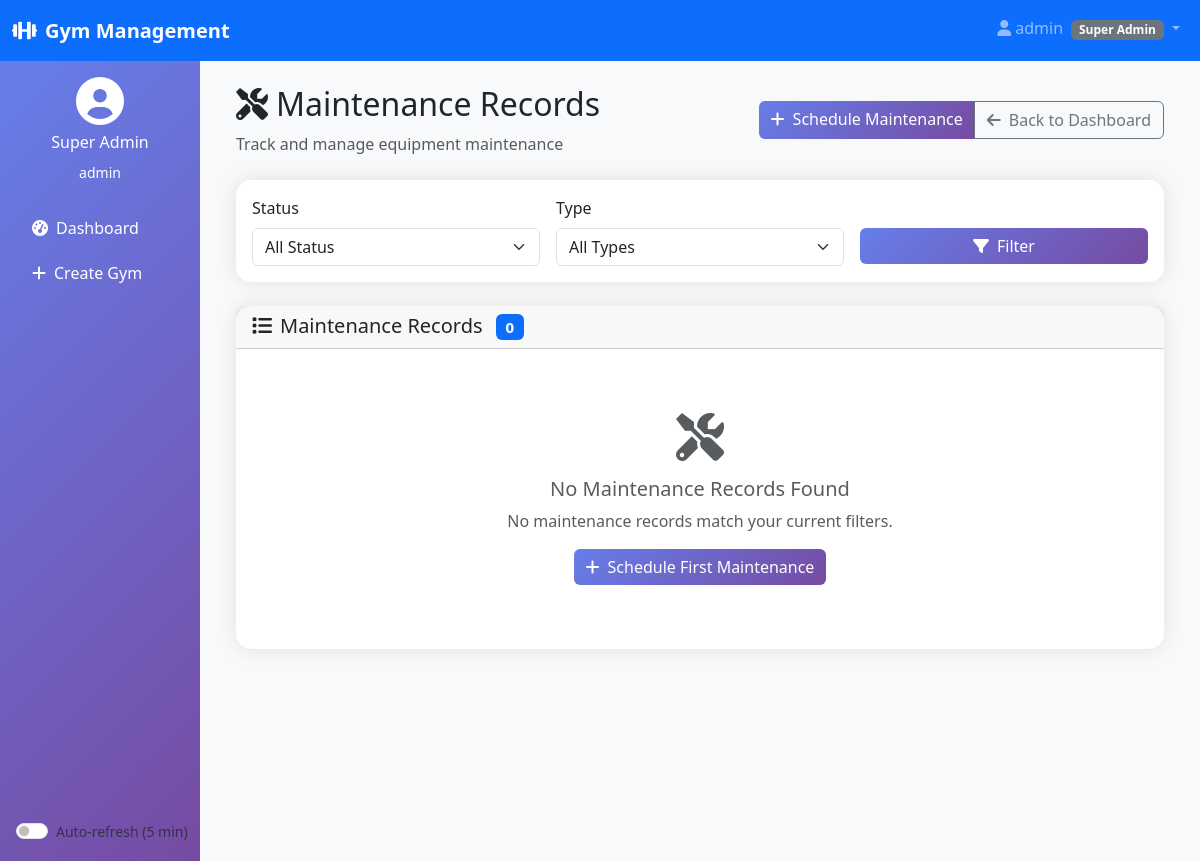
The app's page /inventory/maintenance/11/ (signed in), older data.
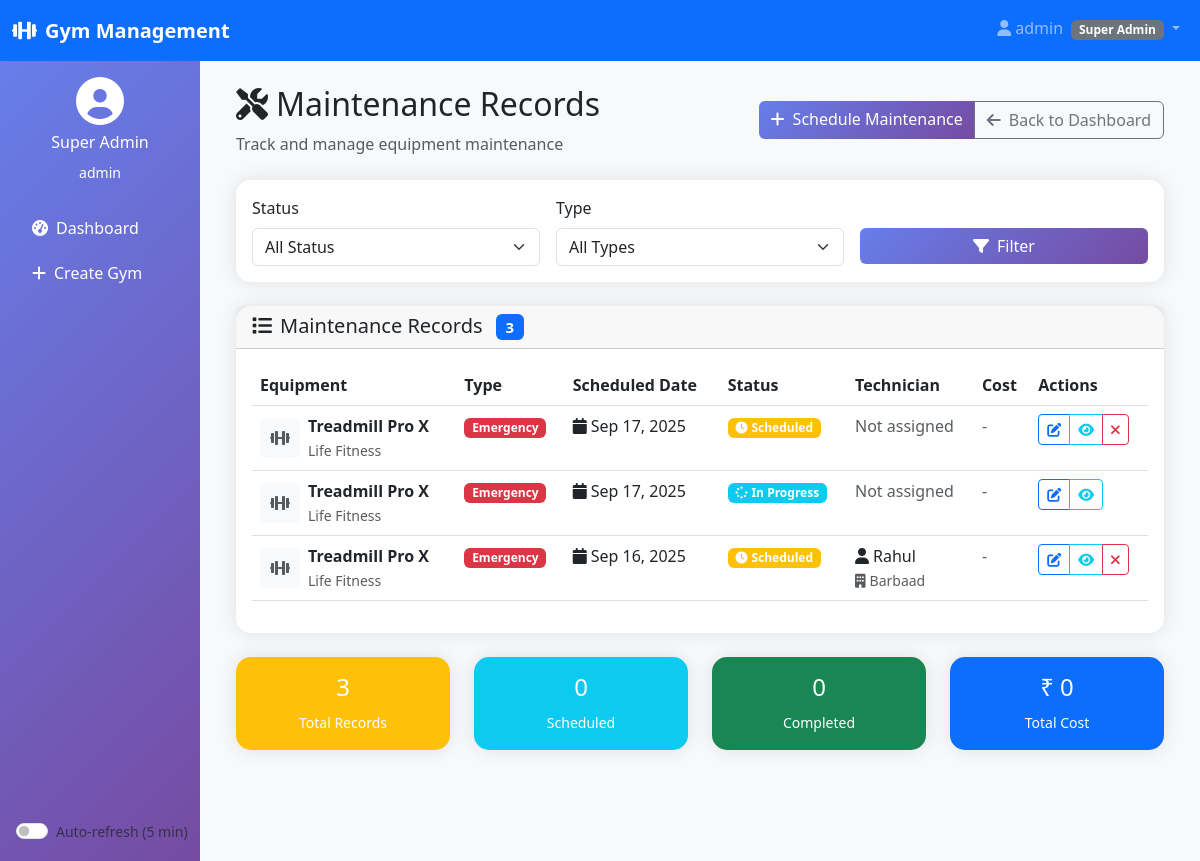
The same page, newer data.
### inventory_management/models.py (models this page shows, shortened)
class MaintenanceRecord(models.Model):
    MAINTENANCE_TYPE_CHOICES = [
        ('preventive', 'Preventive Maintenance'),
        ('corrective', 'Corrective Maintenance'),
        ('emergency', 'Emergency Repair'),
        ('inspection', 'Inspection'),
        ('calibration', 'Calibration'),
    ]
    STATUS_CHOICES = [
        ('scheduled', 'Scheduled'),
        ('in_progress', 'In Progress'),
        ('completed', 'Completed'),
        ('cancelled', 'Cancelled'),
    ]
    equipment = models.ForeignKey(Equipment, on_delete=models.CASCADE, related_name='maintenance_records')
    maintenance_type = models.CharField(max_length=20, choices=MAINTENANCE_TYPE_CHOICES)
    scheduled_date = models.DateField()
    actual_date = models.DateField(null=True, blank=True)
    status = models.CharField(max_length=20, choices=STATUS_CHOICES, default='scheduled')
    description = models.TextField()
    work_performed = models.TextField(blank=True)
    parts_replaced = models.TextField(blank=True)
    technician_name = models.CharField(max_length=100, blank=True)
    vendor = models.ForeignKey(Vendor, on_delete=models.SET_NULL, null=True, blank=True)
    labor_cost = models.DecimalField(max_digits=10, decimal_places=2, default=0)
    parts_cost = models.DecimalField(max_digits=10, decimal_places=2, default=0)
    total_cost = models.DecimalField(max_digits=10, decimal_places=2, default=0)
    next_maintenance_due = models.DateField(null=True, blank=True)
    downtime_hours = models.DecimalField(max_digits=6, decimal_places=2, default=0, help_text="Equipment downtime in hours")
    notes = models.TextField(blank=True)
    before_images = models.ImageField(upload_to='maintenance_images/', blank=True, null=True)
    after_images = models.ImageField(upload_to='maintenance_images/', blank=True, null=True)
    created_at = models.DateTimeField(auto_now_add=True)
    updated_at = models.DateTimeField(auto_now=True)
    created_by = models.ForeignKey(settings.AUTH_USER_MODEL, on_delete=models.SET_NULL, null=True)
    class Meta:
        ordering = ['-scheduled_date']

class Equipment(models.Model):
    EQUIPMENT_STATUS_CHOICES = [
        ('working', 'Working'),
        ('maintenance', 'Under Maintenance'),
        ('repair', 'Under Repair'),
        ('out_of_order', 'Out of Order'),
        ('disposed', 'Disposed'),
    ]
    CONDITION_CHOICES = [
        ('excellent', 'Excellent'),
        ('good', 'Good'),
        ('fair', 'Fair'),
        ('poor', 'Poor'),
        ('critical', 'Critical'),
    ]
    name = models.CharField(max_length=100)
    category = models.ForeignKey(EquipmentCategory, on_delete=models.CASCADE, related_name='equipment')
    brand = models.CharField(max_length=100)
    model_number = models.CharField(max_length=100, blank=True)
    serial_number = models.CharField(max_length=100, unique=True)
    gym = models.ForeignKey('multiple_gym.Gym', on_delete=models.CASCADE, related_name='equipment')
    vendor = models.ForeignKey(Vendor, on_delete=models.SET_NULL, null=True, blank=True)
    purchase_date = models.DateField()
    purchase_price = models.DecimalField(max_digits=10, decimal_places=2)
    invoice_number = models.CharField(max_length=100, blank=True)
    warranty_period_months = models.IntegerField(default=12)
    warranty_start_date = models.DateField()
    warranty_end_date = models.DateField(null=True, blank=True)
    status = models.CharField(max_length=20, choices=EQUIPMENT_STATUS_CHOICES, default='working')
    condition = models.CharField(max_length=20, choices=CONDITION_CHOICES, default='excellent')
    location = models.CharField(max_length=100, help_text="Location within gym")
    last_maintenance_date = models.DateField(null=True, blank=True)
    next_maintenance_date = models.DateField(null=True, blank=True)
    maintenance_frequency_days = models.IntegerField(default=90, help_text="Maintenance frequency in days")
    depreciation_rate = models.DecimalField(
        max_digits=5,
        decimal_places=2,
        default=10.00,
        help_text="Annual depreciation rate as percentage"
    )
    specifications = models.TextField(blank=True, help_text="Technical specifications")
    notes = models.TextField(blank=True)
    image = models.ImageField(upload_to='equipment_images/', blank=True, null=True)
    is_active = models.BooleanField(default=True)
    created_at = models.DateTimeField(auto_now_add=True)
    updated_at = models.DateTimeField(auto_now=True)
    created_by = models.ForeignKey(settings.AUTH_USER_MODEL, on_delete=models.SET_NULL, null=True)
    class Meta:
        ordering = ['-created_at']
        unique_together = ['serial_number', 'gym']

class Vendor(models.Model):
    name = models.CharField(max_length=100)
    contact_person = models.CharField(max_length=100, blank=True)
    email = models.EmailField(blank=True)
    phone = models.CharField(max_length=15)
    alternate_phone = models.CharField(max_length=15, blank=True)
    address = models.TextField()
    city = models.CharField(max_length=50)
    state = models.CharField(max_length=50)
    pincode = models.CharField(max_length=10)
    gst_number = models.CharField(max_length=20, blank=True)
    pan_number = models.CharField(max_length=10, blank=True)
    rating = models.IntegerField(
        default=5,
        validators=[MinValueValidator(1), MaxValueValidator(5)],
        help_text="Rating out of 5"
    )
    notes = models.TextField(blank=True)
    is_active = models.BooleanField(default=True)
    created_at = models.DateTimeField(auto_now_add=True)
    updated_at = models.DateTimeField(auto_now=True)
    class Meta:
        ordering = ['name']

### inventory_management/views.py (the view)
# urls.py: path('maintenance/<int:gym_id>/', views.maintenance_list, name='maintenance_list'),
@login_required
def maintenance_list(request, gym_id=None):
    maintenance_records = MaintenanceRecord.objects.filter(
        equipment__gym=str(gym_id)
    ).order_by("-scheduled_date")
    status_filter = request.GET.get("status")
    if status_filter:
        maintenance_records = maintenance_records.filter(status=status_filter)
    type_filter = request.GET.get("type")
    if type_filter:
        maintenance_records = maintenance_records.filter(maintenance_type=type_filter)
    context = {
        "maintenance_records": maintenance_records,
        "gym_id": gym_id,
        "status_filter": status_filter,
        "type_filter": type_filter,
    }
    return render(request, "inventory_management/maintenance_list.html", context)

### templates/inventory_management/maintenance_list.html (shortened to what the changed rows need)
{% extends 'multiple_gym/base.html' %}
{% load static %}
{% block content %}
<div class="d-flex justify-content-between align-items-center mb-4">
    <div>
        <h2><i class="fas fa-tools me-2"></i>Maintenance Records</h2>
    </div>
</div>
<div class="card">
    <div class="card-header">
        <h5 class="card-title mb-0">
            <i class="fas fa-list me-2"></i>Maintenance Records
            <span class="badge bg-primary ms-2">{{ maintenance_records|length }}</span>
        </h5>
    </div>
    <div class="card-body">
        {% if maintenance_records %}
        <div class="table-responsive">
            <table class="table table-hover">
                <thead>
                    <tr>
                        <th>Equipment</th>
                        <th>Type</th>
                        <th>Scheduled Date</th>
                        <th>Status</th>
                        <th>Technician</th>
                        <th>Cost</th>
                        <th>Actions</th>
                    </tr>
                </thead>
                <tbody>
                    {% for maintenance in maintenance_records %}
                    <tr>
                        <td>
                            <div class="d-flex align-items-center">
                                {% if maintenance.equipment.image %}
                                <img src="{{ maintenance.equipment.image.url }}" alt="{{ maintenance.equipment.name }}"
                                     class="rounded me-2" style="width: 40px; height: 40px; object-fit: cover;">
                                {% else %}
                                <div class="bg-light rounded me-2 d-flex align-items-center justify-content-center"
                                     style="width: 40px; height: 40px;">
                                    <i class="fas fa-dumbbell text-muted"></i>
                                </div>
                                {% endif %}
                                <div>
                                    <strong>{{ maintenance.equipment.name }}</strong>
                                    <br><small class="text-muted">{{ maintenance.equipment.brand }}</small>
                                </div>
                            </div>
                        </td>
                        <td>
                            <span class="badge bg-{% if maintenance.maintenance_type == 'emergency' %}danger{% elif maintenance.maintenance_type == 'corrective' %}warning{% elif maintenance.maintenance_type == 'preventive' %}success{% else %}info{% endif %}">
                                {{ maintenance.maintenance_type|title }}
                            </span>
                        </td>
                        <td>
                            <i class="fas fa-calendar me-1"></i>{{ maintenance.scheduled_date|date:"M d, Y" }}
                        </td>
                        <td>
                            {% if maintenance.status == 'scheduled' %}
                            <span class="badge bg-warning">
                                <i class="fas fa-clock me-1"></i>Scheduled
                            </span>
                            {% elif maintenance.status == 'in_progress' %}
                            <span class="badge bg-info">
                                <i class="fas fa-spinner me-1"></i>In Progress
                            </span>
                            {% elif maintenance.status == 'completed' %}
                            <span class="badge bg-success">
                                <i class="fas fa-check me-1"></i>Completed
                            </span>
                            {% elif maintenance.status == 'cancelled' %}
                            <span class="badge bg-danger">
                                <i class="fas fa-times me-1"></i>Cancelled
                            </span>
                            {% else %}
                            <span class="badge bg-secondary">{{ maintenance.status|title }}</span>
                            {% endif %}
                        </td>
                        <td>
                            {% if maintenance.technician_name %}
                            <i class="fas fa-user me-1"></i>{{ maintenance.technician_name }}
                            {% else %}
                            <span class="text-muted">Not assigned</span>
                            {% endif %}
                            {% if maintenance.vendor %}
                            <br><small class="text-muted">
                                <i class="fas fa-building me-1"></i>{{ maintenance.vendor.name }}
                            </small>
                            {% endif %}
                        </td>
                        <td>
                            {% if maintenance.total_cost %}
                            <strong class="text-success">₹{{ maintenance.total_cost|floatformat:2 }}</strong>
                            {% if maintenance.labor_cost or maintenance.parts_cost %}
                            <br><small class="text-muted">
                                {% if maintenance.labor_cost %}L: ₹{{ maintenance.labor_cost|floatformat:0 }}{% endif %}
                                {% if maintenance.parts_cost %}{% if maintenance.labor_cost %} | {% endif %}P: ₹{{ maintenance.parts_cost|floatformat:0 }}{% endif %}
                            </small>
                            {% endif %}
                            {% else %}
                            <span class="text-muted">-</span>
                            {% endif %}
                        </td>
                        <td>
                            <div class="btn-group btn-group-sm">
                                {% if maintenance.status == 'scheduled' or maintenance.status == 'in_progress' %}
                                <a href="{% url 'inventory:update_maintenance' gym_id maintenance.id %}"
                                   class="btn btn-outline-primary" title="Update">
                                    <i class="fas fa-edit"></i>
                                </a>
                                {% endif %}
                                <button class="btn btn-outline-info" onclick="viewMaintenanceDetails({{ maintenance.id }})"
                                        title="View Details">
                                    <i class="fas fa-eye"></i>
                                </button>
                                {% if maintenance.status == 'scheduled' %}
                                <button class="btn btn-outline-danger" onclick="cancelMaintenance({{ maintenance.id }})"
                                        title="Cancel">
                                    <i class="fas fa-times"></i>
                                </button>
                                {% endif %}
                            </div>
                        </td>
                    </tr>
                    {% endfor %}
                </tbody>
            </table>
        </div>
        {% else %}
        <div class="text-center py-5">
            <i class="fas fa-tools fa-3x text-muted mb-3"></i>
            <h5 class="text-muted">No Maintenance Records Found</h5>
            <p class="text-muted">No maintenance records match your current filters.</p>
            <a href="{% url 'inventory:schedule_maintenance' gym_id %}" class="btn btn-primary">
                <i class="fas fa-plus me-2"></i>Schedule First Maintenance
            </a>
        </div>
        {% endif %}
    </div>
</div>
{% if maintenance_records %}
<div class="row mt-4">
    <div class="col-md-3">
        <div class="card bg-warning text-white">
            <div class="card-body text-center">
                <h4>{{ maintenance_records|length }}</h4>
                <small>Total Records</small>
            </div>
        </div>
    </div>
    <div class="col-md-3">
        <div class="card bg-info text-white">
            <div class="card-body text-center">
                <h4>
                    {% with scheduled_count=0 %}
                    {{ scheduled_count }}
                    {% endwith %}
                </h4>
                <small>Scheduled</small>
            </div>
        </div>
    </div>
    <div class="col-md-3">
        <div class="card bg-success text-white">
            <div class="card-body text-center">
                <h4>
                    {% with completed_count=0 %}
                    {{ completed_count }}
                    {% endwith %}
                </h4>
                <small>Completed</small>
            </div>
        </div>
    </div>
    <div class="col-md-3">
        <div class="card bg-primary text-white">
            <div class="card-body text-center">
                <h4>
                    ₹{% with total_cost=0 %}
                    {{ total_cost|floatformat:0 }}
                    {% endwith %}
                </h4>
                <small>Total Cost</small>
            </div>
        </div>
    </div>
</div>
{% endif %}
{% endblock%}

Row changes from the older to the newer data that the page shows:
added MaintenanceRecord: equipment.name "Treadmill Pro X", equipment.brand "Life Fitness", maintenance_type "Emergency", scheduled_date "Sep 17, 2025", status "scheduled" (drawn), technician_name "Not assigned"
added MaintenanceRecord: equipment.name "Treadmill Pro X", equipment.brand "Life Fitness", maintenance_type "Emergency", scheduled_date "Sep 17, 2025", status "in_progress" (drawn), technician_name "Not assigned"
added MaintenanceRecord: equipment.name "Treadmill Pro X", equipment.brand "Life Fitness", maintenance_type "Emergency", scheduled_date "Sep 16, 2025", status "scheduled" (drawn), technician_name "Rahul", vendor.name "Barbaad"
Text that changed along with them:
{{ maintenance_records|length }}: "0" → "3"
{{ maintenance_records|length }}: (not shown) → "3"
{{ scheduled_count }}: (not shown) → "0"
{{ completed_count }}: (not shown) → "0"
{{ total_cost|floatformat:0 }}: (not shown) → "0"
text no longer shown: "No Maintenance Records Found No maintenance records match your current filters. Schedule First Maintenance"
text now shown: "Equipment Type Scheduled Date Status Technician Cost Actions Total Records Scheduled Completed ₹ Total Cost"
